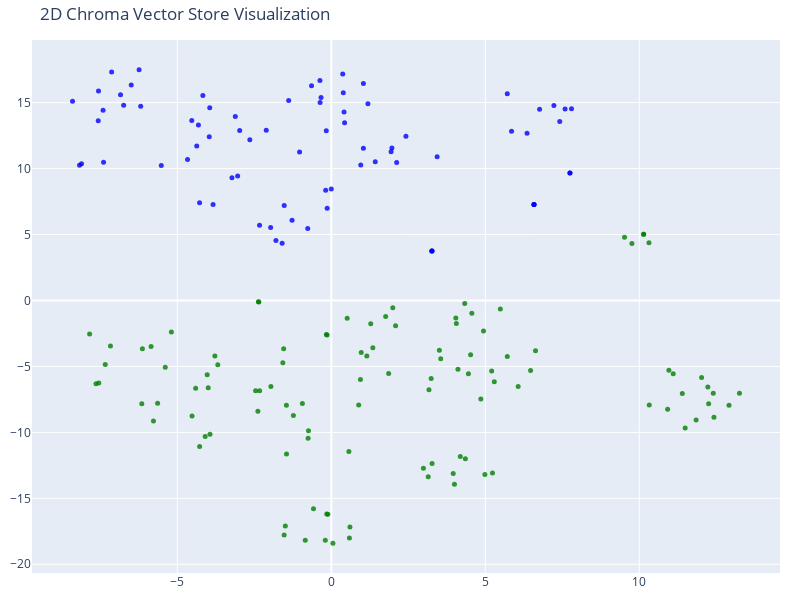

The notebook cell saved with this chart:
### Code cell
# We humans find it easier to visalize things in 2D!
# Reduce the dimensionality of the vectors to 2D using t-SNE
# (t-distributed stochastic neighbor embedding)

tsne = TSNE(n_components=2, random_state=42)
reduced_vectors = tsne.fit_transform(vectors)

# Create the 2D scatter plot
fig = go.Figure(data=[go.Scatter(
    x=reduced_vectors[:, 0],
    y=reduced_vectors[:, 1],
    mode='markers',
    marker=dict(size=5, color=colors, opacity=0.8),
    text=[f"Type: {t}<br>Text: {d[:100]}..." for t, d in zip(doc_types, documents)],
    hoverinfo='text'
)])

fig.update_layout(
    title='2D Chroma Vector Store Visualization',
    scene=dict(xaxis_title='x',yaxis_title='y'),
    width=800,
    height=600,
    margin=dict(r=20, b=10, l=10, t=40)
)

fig.show()

### Figure 1 — Plotly figure (JSON) as saved in the notebook; plotly's stock layout.template omitted (floating-point values rounded to 4 significant figures; data arrays with more than 128 entries replaced by an {"elided": "..."} marker saying what was removed)
{"data": [{"hoverinfo": "text", "marker": {"color": {"elided": "183 str values"}, "opacity": 0.8, "size": 5}, "mode": "markers", "text": {"elided": "183 str values"}, "type": "scatter", "x": {"elided": "183 float values"}, "y": {"elided": "183 float values"}}], "layout": {"height": 600, "margin": {"b": 10, "l": 10, "r": 20, "t": 40}, "scene": {"xaxis": {"title": {"text": "x"}}, "yaxis": {"title": {"text": "y"}}}, "title": {"text": "2D Chroma Vector Store Visualization"}, "width": 800}}
